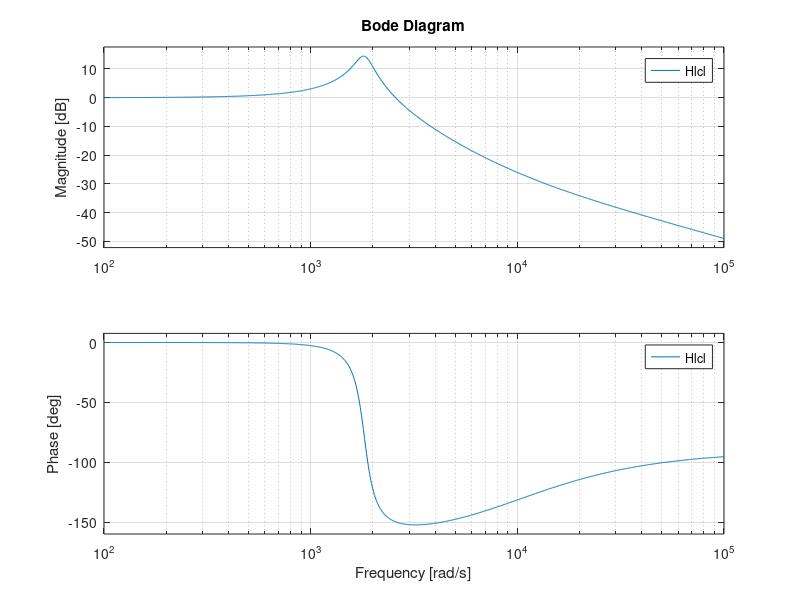

MATLAB code for this plot:
clear all
close all
clc

L1 = 3.8e-3;
L2 = 1.9e-3;
C = 79.44e-6;
R = 1.3353;

s = tf('s');
Hlcl = (s*C*R+1)/(s^2*C*L1+s*C*R+1);
bode(Hlcl);
grid on